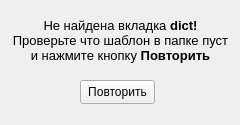
<?xml version="1.0" encoding="UTF-8"?>
<ui version="4.0">
 <class>dict_not_found_form</class>
 <widget class="QWidget" name="dict_not_found_form">
  <property name="geometry">
   <rect>
    <x>0</x>
    <y>0</y>
    <width>240</width>
    <height>125</height>
   </rect>
  </property>
  <property name="minimumSize">
   <size>
    <width>240</width>
    <height>125</height>
   </size>
  </property>
  <property name="maximumSize">
   <size>
    <width>240</width>
    <height>125</height>
   </size>
  </property>
  <property name="windowTitle">
   <string>dict</string>
  </property>
  <widget class="QLabel" name="lb_dict_not_found">
   <property name="geometry">
    <rect>
     <x>10</x>
     <y>10</y>
     <width>221</width>
     <height>61</height>
    </rect>
   </property>
   <property name="text">
    <string>&lt;html&gt;&lt;head/&gt;&lt;body&gt;&lt;p align=&quot;center&quot;&gt;&lt;span style=&quot; font-size:10pt;&quot;&gt;Не найдена вкладка &lt;/span&gt;&lt;span style=&quot; font-size:10pt; font-weight:700;&quot;&gt;dict!&lt;/span&gt;&lt;span style=&quot; font-size:10pt;&quot;&gt;&lt;br/&gt;Проверьте что шаблон в папке пуст&lt;br/&gt;и нажмите кнопку &lt;/span&gt;&lt;span style=&quot; font-size:10pt; font-weight:700;&quot;&gt;Повторить&lt;/span&gt;&lt;/p&gt;&lt;/body&gt;&lt;/html&gt;</string>
   </property>
  </widget>
  <widget class="QPushButton" name="bt_repeat_template">
   <property name="geometry">
    <rect>
     <x>80</x>
     <y>80</y>
     <width>75</width>
     <height>24</height>
    </rect>
   </property>
   <property name="text">
    <string>Повторить</string>
   </property>
  </widget>
 </widget>
 <resources/>
 <connections/>
</ui>
